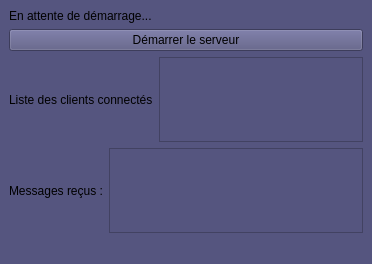
<?xml version="1.0" encoding="UTF-8"?>
<ui version="4.0">
 <class>MainWindow</class>
 <widget class="QMainWindow" name="MainWindow">
  <property name="geometry">
   <rect>
    <x>0</x>
    <y>0</y>
    <width>372</width>
    <height>264</height>
   </rect>
  </property>
  <property name="windowTitle">
   <string>MainWindow</string>
  </property>
  <property name="styleSheet">
   <string notr="true">background-color: rgb(85, 85, 127);
font: 700 9pt &quot;Segoe UI&quot;;</string>
  </property>
  <widget class="QWidget" name="centralwidget">
   <layout class="QVBoxLayout" name="verticalLayout_2">
    <item>
     <layout class="QVBoxLayout" name="verticalLayout">
      <item>
       <layout class="QHBoxLayout" name="horizontalLayout">
        <item>
         <widget class="QLabel" name="statusLabel">
          <property name="styleSheet">
           <string notr="true">font: italic 9pt &quot;Segoe UI&quot;;</string>
          </property>
          <property name="text">
           <string>En attente de démarrage...</string>
          </property>
         </widget>
        </item>
       </layout>
      </item>
      <item>
       <layout class="QHBoxLayout" name="horizontalLayout_3">
        <item>
         <widget class="QPushButton" name="startButton">
          <property name="text">
           <string>Démarrer le serveur</string>
          </property>
         </widget>
        </item>
       </layout>
      </item>
      <item>
       <layout class="QHBoxLayout" name="horizontalLayout_4">
        <item>
         <widget class="QLabel" name="label_2">
          <property name="text">
           <string>Liste des clients connectés</string>
          </property>
         </widget>
        </item>
        <item>
         <widget class="QListWidget" name="clientsListWidget"/>
        </item>
       </layout>
      </item>
      <item>
       <layout class="QHBoxLayout" name="horizontalLayout_5">
        <item>
         <widget class="QLabel" name="label">
          <property name="text">
           <string>Messages reçus :</string>
          </property>
         </widget>
        </item>
        <item>
         <widget class="QTextEdit" name="messagesTextEdit"/>
        </item>
       </layout>
      </item>
     </layout>
    </item>
   </layout>
  </widget>
  <widget class="QMenuBar" name="menubar">
   <property name="geometry">
    <rect>
     <x>0</x>
     <y>0</y>
     <width>372</width>
     <height>17</height>
    </rect>
   </property>
  </widget>
  <widget class="QStatusBar" name="statusbar"/>
 </widget>
 <resources/>
 <connections/>
</ui>
